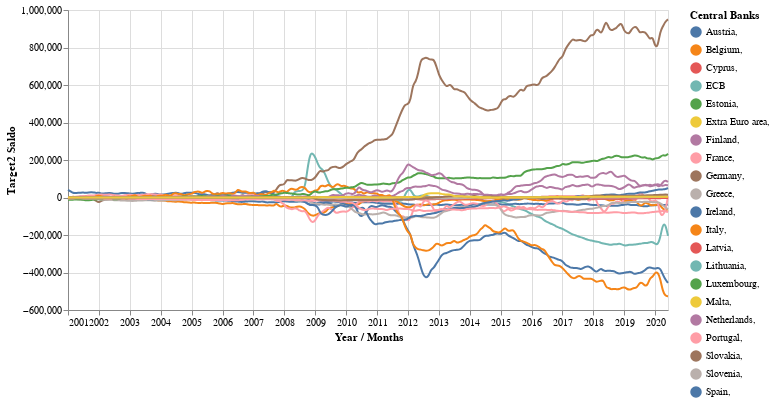

Source (notebook cell):
### Code cell
# Transparent selectors across the chart. This is what tells us
# the x-value of the cursor
selectors = alt.Chart(source).mark_point().encode(
    x='Year / Months:T',
    opacity=alt.value(0),
).add_selection(
    nearest
)

# Draw points on the line, and highlight based on selection
points = line.mark_point().encode(
    opacity=alt.condition(nearest, alt.value(1), alt.value(0))
)

# Draw text labels near the points, and highlight based on selection
text = line.mark_text(align='left', dx=5, dy=-5).encode(
    text=alt.condition(nearest, 
                       'Target2 Saldo:Q',
                       alt.value(' '))
)

# Draw a rule at the location of the selection
rules = alt.Chart(source).mark_rule(color='gray').encode(
    x='Year / Months:T',
).transform_filter(
    nearest
)

# Put the five layers into a chart and bind the data
alt.layer(
    line, selectors, points, rules, text
).properties(
    width=600, height=300
)

### Figure 1 — Vega-Lite specification as saved in the notebook (floating-point values rounded to 4 significant figures; data arrays with more than 128 entries replaced by an {"elided": "..."} marker saying what was removed)
{"config": {"view": {"continuousWidth": 400, "continuousHeight": 300}}, "layer": [{"mark": {"type": "line", "interpolate": "basis"}, "encoding": {"color": {"type": "nominal", "field": "Central Banks"}, "x": {"type": "temporal", "field": "Year / Months"}, "y": {"type": "quantitative", "field": "Target2 Saldo"}}}, {"mark": "point", "encoding": {"opacity": {"value": 0}, "x": {"type": "temporal", "field": "Year / Months"}}, "selection": {"selector001": {"type": "single", "nearest": true, "on": "mouseover", "fields": ["Year / Months"], "empty": "none"}}}, {"mark": "point", "encoding": {"color": {"type": "nominal", "field": "Central Banks"}, "opacity": {"condition": {"value": 1, "selection": "selector001"}, "value": 0}, "x": {"type": "temporal", "field": "Year / Months"}, "y": {"type": "quantitative", "field": "Target2 Saldo"}}}, {"mark": {"type": "rule", "color": "gray"}, "encoding": {"x": {"type": "temporal", "field": "Year / Months"}}, "transform": [{"filter": {"selection": "selector001"}}]}, {"mark": {"type": "text", "align": "left", "dx": 5, "dy": -5}, "encoding": {"color": {"type": "nominal", "field": "Central Banks"}, "text": {"condition": {"type": "quantitative", "field": "Target2 Saldo", "selection": "selector001"}, "value": " "}, "x": {"type": "temporal", "field": "Year / Months"}, "y": {"type": "quantitative", "field": "Target2 Saldo"}}}], "data": {"name": "data-57882494deda7c0bedd58bc3eb5dc951"}, "height": 300, "width": 600, "$schema": "https://vega.github.io/schema/vega-lite/v4.8.1.json", "datasets": {"data-57882494deda7c0bedd58bc3eb5dc951": {"elided": "4914 records"}}}
